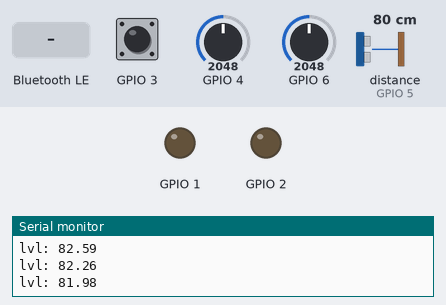
The program below on a simulated ESP32-S3. On the bench: output pins drawn as LEDs (lit = HIGH), the last lines printed to the serial monitor. Wiring (inferred from the names in the program): ultrasonic range finder: trigger GPIO 8; echo GPIO 5. The test bench sets the inputs (shaded band); at power-on: GPIO 3 HIGH, GPIO 4 = 2048, GPIO 6 = 2048, distance to the obstacle (sensor on GPIO 5) 80 cm (analog values on the 0–4095 scale). The echo pulse lasts 58.3 µs per cm; nothing arrives over Bluetooth unless stated; a phone connects over Bluetooth LE 3 s after start; pins used as bus, display or sensor lines are not drawn.

Above: at 1.3 s.
1.4 s: Bluetooth LE write "90" received
At 2.1 s:
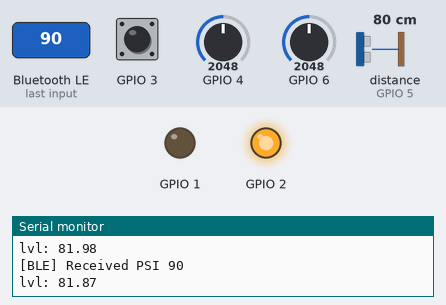
3.2 s: GPIO 3 pulled LOW for 0.15 s
At 4.1 s:
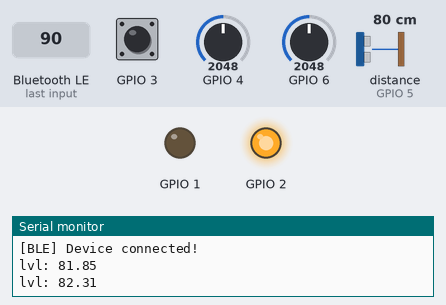
4.9 s: GPIO 3 pulled LOW for 1 s
At 5.16 s:
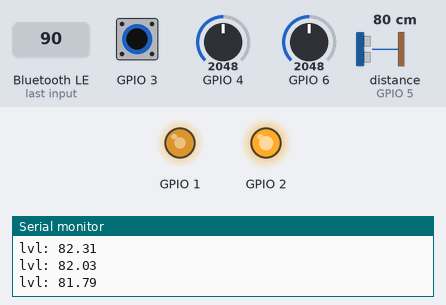
Timing chart, 0 to 7.9 s (numbered marks = the images above; inputs shaded):
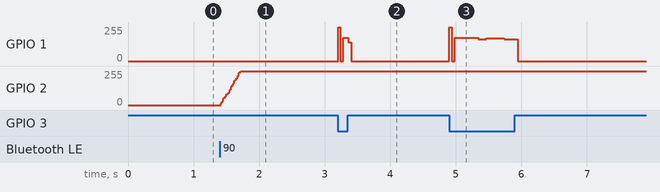

The program:

main.cpp
```cpp
#include "pins.h"
#include "subsystem/battery/battery.hpp"
#include "subsystem/buzzer/buzzer.hpp"
#include "subsystem/pump/pump.hpp"
#include "subsystem/valve/valve.hpp"
#include "subsystem/water/level.hpp"
#include "subsystem/water/pressure.hpp"
#include "telemetry/manager.h"

#include <Arduino.h>

// --- Objects ---
TelemetryManager* telemetry = new TelemetryManager();
BatteryManager* battery = new BatteryManager(BATTERY_PIN, BATTERY_DC);
WaterLevelManager* waterLevel = new WaterLevelManager(TRIG_PIN, ECHO_PIN, WATER_LEVEL_EMPTY, WATER_LEVEL_FULL, MAX_SHOTS);
WaterPressureManager* waterPressure = new WaterPressureManager(PRESSURE_PIN, LEVEL_5V_DC, 150.0f);
BuzzerManager* buzzer = new BuzzerManager(BUZZER_PIN, {100, 100, 3, 2000}, {3000, 10, 1, 100000000}, {2000, 300, 3, 0});
Valve* valve = new Valve(1);
Pump* pump = new Pump(2, {100, 10000}); // 100ms soft start

// --- Timing/State ---
unsigned long valveOpenStartTime = 0;
bool isFiring = false;
bool isRecharging = false;
const float cutInOffset = -20.0f;

// --- Core 1 Task: Dedicated to Pump & Audio Stability ---
void pumpTask(void* pvParameters) {
    for (;;) {
        // We update the pump here so the PWM ramp stays smooth
        // regardless of what the main loop is doing.
        pump->update(battery->getVoltage(false));
        //buzzer->update(battery->getPct(), waterLevel->getPct());

        vTaskDelay(pdMS_TO_TICKS(10)); // 100Hz
    }
}

// --- Core 0 Task: Dedicated to Water Level (The "Slow" Sensor) ---
void waterLevelTask(void* pvParameters) {
    for (;;) {
        waterLevel->update(); // This is the only slow part
        vTaskDelay(pdMS_TO_TICKS(500)); // Update level 10 times a second
    }
}

void setup() {
    Serial.begin(115200);

    // Initialize all hardware
    telemetry->init("WaterGun");
    telemetry->start(0); // This usually starts its own task on Core 0

    analogReadResolution(10);
    analogSetAttenuation(ADC_11db);

    waterLevel->init();
    //buzzer->init();
    pump->init();
    valve->init();
    pinMode(3, INPUT_PULLUP);

    // Create the tasks
    xTaskCreatePinnedToCore(waterLevelTask, "LevelTask", 4096, NULL, 1, NULL, 0);
    xTaskCreatePinnedToCore(pumpTask, "PumpTask", 4096, NULL, 2, NULL, 1);
}

void loop() {
    // 1. Update Fast Sensors (Analog reads take microseconds)
    battery->update();
    waterPressure->update();

    float currentPSI = waterPressure->getPSI();
    float targetPSI = telemetry->getPSITarget();
    bool hasWater = /*waterLevel->getPct() > 0;*/ true;
    bool triggerPressed = !digitalRead(3);

    // 2. Trigger Logic (Non-blocking)
    if (triggerPressed && !isFiring/* && (currentPSI >= (targetPSI + cutInOffset))*/) {
        valve->open();
        isFiring = true;
        valveOpenStartTime = millis();
    }

    if (isFiring) {
        if (millis() - valveOpenStartTime >= 10 || !hasWater) {
            valve->close();
            isFiring = false;
        }
    }

    // 3. Pump Hysteresis State
    if (!hasWater) {
        isRecharging = false;
    } else if (currentPSI <= (targetPSI + cutInOffset)) {
        isRecharging = true;
    } else if (currentPSI >= targetPSI) {
        isRecharging = false;
    }

    //printf("Level: %.2f", waterLevel->getLevel());

    if (isRecharging) pump->start();
    else pump->stop();

    // 4. Telemetry Update
    telemetry->updateSensors(
        battery->getVoltage(), battery->getPct(),
        waterLevel->getLevel(), waterLevel->getPct(),
        waterLevel->getShotsRemaining(), currentPSI, targetPSI
    );

    // Loop can now run as fast as possible
    delay(6);
}
```

battery.hpp
```cpp
#pragma once

#include <cstdint>

class EMAFilter;

// this uses a voltage divider to read battery voltage!
// power subsystem config + voltage rails
// - RAW_VCC -> raw from battery, goes to pump via PWM
// - 12V -> to pump
// - 5V -> to sensors
// - 3.3v -> regulated from ESP, low max I

class BatteryManager {
public:
    BatteryManager(uint8_t pin, float c);
    ~BatteryManager();

    // getters
    float getVoltage(bool ema = true);
    float getCutoffV();
    float getMaxV();
    float getPct();

    // setters
    void setCutoff(float v);
    void setMaxV(float v);

    // misc
    void update();

private:
    // attributes
    float _vcc;
    float _vccNoEMA;
    float _pct;
    float _cutoff = 13.5; // 1.5 LDO (12v rail)
    float _full = 16.8; // 4s1p

    // hardware
    float _dividerConst;
    uint8_t _pin;

    // EMA
    EMAFilter* _ema;

    // functions
    float vccToPct(float vTot);
};
```

buzzer.hpp
```cpp
#pragma once

#include <cstdint>

struct BuzzerTone {
    int duration;
    int rest;
    int repeats;
    int setDelay;
};

class BuzzerManager {
public:
    BuzzerManager(uint8_t pin, BuzzerTone waterLow, BuzzerTone waterFull, BuzzerTone batteryLow);
    ~BuzzerManager();

    void init();
    void update(float batteryPct, float waterLvlPct);

private:
    // hardware
    uint8_t _pin;
    BuzzerTone _waterLow;
    BuzzerTone _batteryLow;
    BuzzerTone _waterFull;

    uint32_t _lastStateChange = 0;
    uint8_t _currentRepeat = 0;
    bool _isBeeping = false;
    bool _isActive = false;
    bool _isCoolingDown = false;
    BuzzerTone* _currentTone = nullptr;

    void handleBuzzerState();
};
```

pump.hpp
```cpp
#pragma once

#include <cstdint>

struct PumpParams {
    float softStart;
    int pwmFreq;
};

class Pump {
public:
    Pump(uint8_t pin, PumpParams p);
    ~Pump();

    void init();
    void update(float vBatt);

    void start();
    void stop();

private:
    int calcDuty();

    PumpParams _params;

    uint8_t _pin;
    float _vBatt;

    float _currentDuty = 0;
    bool _isRunning = false;
    uint32_t _lastUpdateTime = 0;

    float _minDuty = 900;
    float _maxDuty = 1023;
};
```

valve.hpp
```cpp
#pragma once

#include <cstdint>

class Valve {
public:
    Valve(uint8_t pin);
    ~Valve();

    void init();

    void open();
    void close();

private:
    uint8_t _pin;
};
```

level.hpp
```cpp
#pragma once

#include <cstdint>

class EMAFilter;

class WaterLevelManager {
public:
    WaterLevelManager(uint8_t trig, uint8_t echo, float empty, float full, int shots);
    ~WaterLevelManager();

    // getters
    float getLevel();
    float getPct();
    float getEmpty();
    float getFull();
    int getShotsRemaining();
    int getShotsTotal();

    // setters
    void setEmpty(float cm);
    void setFull(float cm);
    void setShots(int shots);

    // misc
    void init();
    void update();

private:
    // attributes
    float _lvl;
    float _pct;
    float _empty;
    float _full;
    int _shotsTotal;
    int _shotsRemain;

    // hardware
    uint8_t _trig;
    uint8_t _echo;

    // EMA
    EMAFilter* _ema;

    // functions
    float lvlToPct(float lvl);
    int pctToShots(float pct);
};
```

pressure.hpp
```cpp
#pragma once

#include <cstdint>

class EMAFilter;

class WaterPressureManager {
public:
    WaterPressureManager(uint8_t pin, float c, float maxPSI);
    ~WaterPressureManager();

    float getPSI();
    float getMaxPSI();
    void setMaxPSI(float PSI);

    void update();

private:
    // atributes
    float _psi;
    float _maxPSI;

    // hardware
    uint8_t _pin;
    float _dividerConst;

    // EMA
    EMAFilter* _ema;
};
```

callbacks.hpp
```cpp
#pragma once

#include <BLEServer.h>

// forward declare
class TelemetryManager;

class ServerCallbacks : public BLEServerCallbacks {
public:
    ServerCallbacks(TelemetryManager* manager) : _pManager(manager) {}

    void onConnect(BLEServer* pServer) override;
    void onDisconnect(BLEServer* pServer) override;

private:
    TelemetryManager* _pManager;
};

// the watch will write a target PSI!
class WriteCallbacks : public BLECharacteristicCallbacks {
public:
    WriteCallbacks(TelemetryManager* manager) : _pManager(manager) {}

    void onWrite(BLECharacteristic* pChar) override;

private:
    TelemetryManager* _pManager;
};
```

manager.h
```cpp
#pragma once

#include <freertos/FreeRTOS.h>
#include <string>

#include "packet.hpp"

// UUIDs
#define SERVICE_UUID     "25df45d5-1beb-4223-a13a-7eb995bcf2a5"
#define NOTIFY_CHAR_UUID "1dee4855-33ba-4142-9735-04005383e1e7"
#define WRITE_CHAR_UUID  "4ea1e3e6-7446-493d-9ea7-8c89b6a1cfd2"

// forward declare
class BLEServer;
class BLECharacteristic;
class BLEService;
class BLEAdvertising;

class TelemetryManager {
public:
    TelemetryManager();
    ~TelemetryManager();

    void init(std::string name);
    void start(uint8_t coreID);
    void updateSensors(float batteryV,
                       int batteryP,
                       float waterCM,
                       int waterP,
                       int shots,
                       float currentPSI,
                       int targetPSI);
    void handleConnect();
    void handleDisconnect();
    void setPSITarget(int target);
    int getPSITarget();
    TelemetryPacket getData();

private:
    void run();
    void sendPacket();
    bool packetChanged(TelemetryPacket a, TelemetryPacket b);

    // allow freeRTOS to call our task and pin a core
    static void taskWrapper_(void *pvParameters);

    TelemetryPacket _packet;
    TelemetryPacket _prevPacket;
    SemaphoreHandle_t _mutex;
    TaskHandle_t _taskHandle;

    int _psiTarget = 0;

    std::string _devname;
    BLEServer *_pServer;
    BLEService *_pService;

    // advertising
    BLEAdvertising *_pAdvertising;

    // BLE characteristics
    BLECharacteristic *_pNotifyChar;
    BLECharacteristic *_pWriteChar;

    bool _deviceConnected = false;
};
```

packet.hpp
```cpp
#pragma once

struct __attribute__((packed)) TelemetryPacket {
    float batteryVoltage;
    int batteryPct;
    float waterLevel;
    int waterLevelPct;
    int shotsRemaining;
    float currentPSI;
    int targetPSI;
};
```

ema.hpp
```cpp
#pragma once

class EMAFilter {
public:
    EMAFilter(float alpha);

    void reset();
    float update(float raw);
    void setWeight(float alpha);

private:
    float _old;
    float _new;
    float _val;

    bool _firstReading = true;
};
```

battery.cpp
```cpp
#include "subsystem/battery/battery.hpp"
#include "util/ema.hpp"

#include <Arduino.h>

BatteryManager::BatteryManager(uint8_t pin, float c) {
    _pin = pin;
    _dividerConst = c;

    _ema = new EMAFilter(0.1);
}

float BatteryManager::getVoltage(bool ema) {
    return ema ? _vcc : _vccNoEMA;
}

float BatteryManager::getCutoffV() {
    return _cutoff;
}

float BatteryManager::getMaxV() {
    return _full;
}

float BatteryManager::getPct() {
    return _pct;
}

void BatteryManager::update() {
    float adcV = analogReadMilliVolts(_pin) / 1000.0f;
    float rawV = adcV / _dividerConst;
    _vccNoEMA = rawV;

    float emaV = _ema->update(rawV);

    // now, we can update our voltage and pct
    _vcc = emaV;
    _pct = vccToPct(emaV);
}

float BatteryManager::vccToPct(float vTot) {
    // get cell voltage
    float v = vTot / 4.0f;
    if (v >= _full / 4.0f) return 100;
    if (v <= _cutoff / 4.0f) return 0;

    // approximate pct
    return 123 - (123 / pow(1 + pow(v / 3.7, 80), 0.165));
}
```

buzzer.cpp
```cpp
#include "subsystem/buzzer/buzzer.hpp"

#include <Arduino.h>

BuzzerManager::BuzzerManager(uint8_t pin,
                             BuzzerTone waterLow,
                             BuzzerTone waterFull,
                             BuzzerTone batteryLow) {
    _pin = pin;
    _waterLow = waterLow;
    _waterFull = waterFull;
    _batteryLow = batteryLow;
}

void BuzzerManager::init() { pinMode(_pin, OUTPUT); }

void BuzzerManager::update(float batteryPct, float waterLvlPct) {

    //Serial.print("Batt: "); Serial.println(batteryPct);
    //Serial.print("Water: "); Serial.println(waterLvlPct);

    BuzzerTone* nextTone = nullptr;

    if (batteryPct < 0.01f) {          // 15% Battery
        nextTone = &_batteryLow;
    }
    else if (waterLvlPct < 5.0f) {    // 5% Water
        nextTone = &_waterLow;
    }
    else if (waterLvlPct > 95.0f) {    // 98% Water
        //nextTone = &_waterFull;
    }

    // Check for a state change
    if (nextTone != _currentTone) {
        _currentTone = nextTone;
        _currentRepeat = 0;
        _lastStateChange = millis();
        _isBeeping = false;
        _isCoolingDown = false; // Add this to reset cooldown state
        digitalWrite(_pin, LOW);

        if (_currentTone != nullptr) {
             _isBeeping = true;
             digitalWrite(_pin, HIGH);
        }
    }

    // Only run the handler if we actually have a tone to play
    if (_currentTone != nullptr) {
        handleBuzzerState();
    } else {
        digitalWrite(_pin, LOW); // Force off if no tone is active
    }
}

void BuzzerManager::handleBuzzerState() {
    uint32_t now = millis();
    uint32_t elapsed = now - _lastStateChange;

    if (_isBeeping) {
        // 1. End the beep pulse
        if (elapsed >= (uint32_t)_currentTone->duration) {
            digitalWrite(_pin, LOW);
            _isBeeping = false;
            _lastStateChange = now;
        }
    }
    else if (_isCoolingDown) {
        // 2. Wait for the long rest between sets
        if (elapsed >= (uint32_t)_currentTone->setDelay) {
            _isCoolingDown = false;
            _currentRepeat = 0;
            _lastStateChange = now;
            // Trigger the first beep of the new set immediately
            digitalWrite(_pin, HIGH);
            _isBeeping = true;
        }
    }
    else {
        // 3. Short rest between individual beeps
        if (elapsed >= (uint32_t)_currentTone->rest) {
            if (_currentRepeat < _currentTone->repeats - 1) {
                // More beeps left in the current set
                digitalWrite(_pin, HIGH);
                _isBeeping = true;
                _currentRepeat++;
                _lastStateChange = now;
            }
            else if (_currentTone->setDelay > 0) {
                // No beeps left, start the long cooling down period
                _isCoolingDown = true;
                _lastStateChange = now;
            }
            else {
                // No beeps left and no setDelay: loop immediately
                _currentRepeat = 0;
                digitalWrite(_pin, HIGH);
                _isBeeping = true;
                _lastStateChange = now;
            }
        }
    }
}
```

pump.cpp
```cpp
#include "subsystem/pump/pump.hpp"

#include <Arduino.h>

Pump::Pump(uint8_t pin, PumpParams p) {
    _pin = pin;
    _params = p;
}

void Pump::init() {
    ledcAttach(_pin, _params.pwmFreq, 10);
}

void Pump::update(float vBatt) {
    _vBatt = vBatt;

    if (!_isRunning) return;

    int targetDuty = calcDuty();
    uint32_t now = millis();
    float deltaTime = (now - _lastUpdateTime);
    _lastUpdateTime = now;

    // Handle 0ms soft start (instant on)
    if (_params.softStart <= 0) {
        _currentDuty = targetDuty;
    }
    // Ramping logic
    else if (_currentDuty < targetDuty) {
        float increment = (targetDuty / _params.softStart) * deltaTime;
        _currentDuty += increment;
        if (_currentDuty > targetDuty) _currentDuty = targetDuty;
    }
    // If battery voltage drops, targetDuty might become lower than current
    else {
        _currentDuty = targetDuty;
    }

    ledcWrite(_pin, (int)_currentDuty);
}

int Pump::calcDuty() {
    if (_vBatt <= 12) return 1023;

    float ratio = 12 / _vBatt;
    int duty = ratio * 1023;

    if (duty > _maxDuty) duty = _maxDuty;
    if (duty < _minDuty) duty = _minDuty;

    return duty;
}

void Pump::start() {
    _isRunning = true;
    _lastUpdateTime = millis();
}

void Pump::stop() {
    _isRunning = false;
    _currentDuty = 0; // Reset for next start
    ledcWrite(_pin, 0);
}
```

valve.cpp
```cpp
#include "subsystem/valve/valve.hpp"

#include <Arduino.h>

Valve::Valve(uint8_t pin) {
    _pin = pin;
}

void Valve::init() {
    pinMode(_pin, OUTPUT);
}

void Valve::open() {
    digitalWrite(_pin, HIGH);
}

void Valve::close() {
    digitalWrite(_pin, LOW);
}
```

level.cpp
```cpp
#include "subsystem/water/level.hpp"
#include "util/ema.hpp"

#include <Arduino.h>

WaterLevelManager::WaterLevelManager(uint8_t trig, uint8_t echo, float empty, float full, int shots) {
    _trig = trig;
    _echo = echo;
    _empty = empty;
    _full = full;
    _shotsTotal = shots;

    _ema = new EMAFilter(0.15);
}

float WaterLevelManager::getLevel() {
    return _lvl;
}

float WaterLevelManager::getPct() {
    return _pct * 100.0f;
}

float WaterLevelManager::getEmpty() {
    return _empty;
}

float WaterLevelManager::getFull() {
    return _full;
}

int WaterLevelManager::getShotsTotal() {
    return _shotsTotal;
}

int WaterLevelManager::getShotsRemaining() {
    return _shotsRemain;
}

void WaterLevelManager::setEmpty(float cm) {
    _empty = cm;
}

void WaterLevelManager::setFull(float cm) {
    _full = cm;
}

void WaterLevelManager::setShots(int shots) {
    _shotsTotal = shots;
}

void WaterLevelManager::init() {
    pinMode(_trig, OUTPUT);
    pinMode(_echo, INPUT);

    for(int i = 0; i < 3; i++) {
        digitalWrite(_trig, HIGH);
        delayMicroseconds(10);
        digitalWrite(_trig, LOW);
        pulseIn(_echo, HIGH);
        delay(50);
    }
}

void WaterLevelManager::update() {
    digitalWrite(_trig, HIGH);
    delayMicroseconds(10);
    digitalWrite(_trig, LOW);

    int duration = pulseIn(_echo, HIGH);
    float rawCM = duration / 58.0f;
    float emaCM = _ema->update(rawCM);

    _lvl = emaCM;
    _pct = lvlToPct(emaCM);
    _shotsRemain = pctToShots(_pct);
}

float WaterLevelManager::lvlToPct(float lvl) {
    printf("lvl: %.2f\n", lvl);
    float pct = (_empty - lvl) / (_empty - _full);

    if (pct < 0.0) return 0.0;
    if (pct > 1.0) return 1.0;

    return pct;
}

int WaterLevelManager::pctToShots(float pct) {
    return static_cast<int>(std::round(pct * _shotsTotal));
}
```

pressure.cpp
```cpp
#include "subsystem/water/pressure.hpp"
#include "util/ema.hpp"

#include <Arduino.h>
#include <cmath>

WaterPressureManager::WaterPressureManager(uint8_t pin, float c, float maxPSI) {
    _pin = pin;
    _dividerConst = c;
    _maxPSI = maxPSI;

    _ema = new EMAFilter(0.35);
}

float WaterPressureManager::getPSI() {
    return _psi;
}

float WaterPressureManager::getMaxPSI() {
    return _maxPSI;
}

void WaterPressureManager::setMaxPSI(float PSI) {
    _maxPSI = PSI;
}

void WaterPressureManager::update() {
    float adcV = analogReadMilliVolts(_pin) / 1000.0f;
    float rawV = adcV / _dividerConst;
    float emaV = _ema->update(rawV);

    float psi = ((emaV - 0.5f) / (4.5f - 0.5f)) * _maxPSI;
    _psi = std::clamp(psi, 0.0f, _maxPSI);
}
```

Source omitted: callbacks.cpp (813 bytes), manager.cpp (4410 bytes), ema.cpp (466 bytes), pins.h (315 bytes)

Measured:
- after the input at 1.4 s, GPIO 2: moves from 0/255 to 255/255 over 0.31 s, starting at once
- after the input at 3.2 s, GPIO 1: 0/255 → 174/255 at once, → 0/255 0.16 s later
- after the input at 4.9 s, GPIO 1: 0/255 → 174/255 at once, → 163/255 0.44 s later, → 171/255 0.12 s later, → 165/255 0.28 s later, … (5 changes in this stretch)
